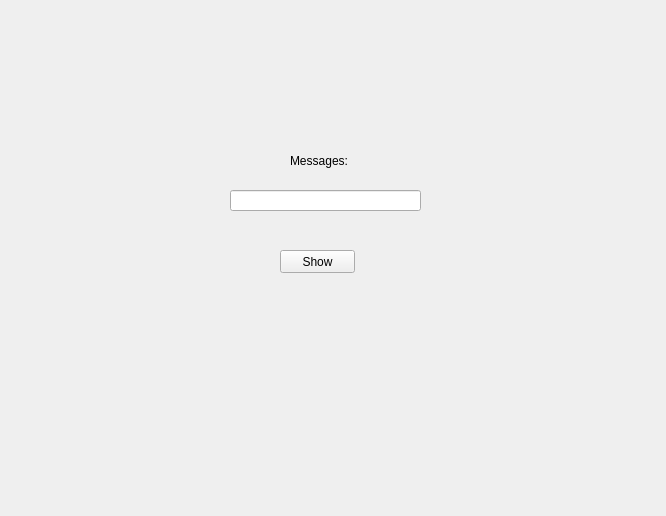
<?xml version="1.0" encoding="UTF-8"?>
<ui version="4.0">
 <class>Form</class>
 <widget class="QWidget" name="Form">
  <property name="geometry">
   <rect>
    <x>0</x>
    <y>0</y>
    <width>666</width>
    <height>516</height>
   </rect>
  </property>
  <property name="windowTitle">
   <string>Form</string>
  </property>
  <widget class="QPushButton" name="pushButton">
   <property name="geometry">
    <rect>
     <x>280</x>
     <y>250</y>
     <width>75</width>
     <height>23</height>
    </rect>
   </property>
   <property name="text">
    <string>Show</string>
   </property>
  </widget>
  <widget class="QLineEdit" name="lineEdit">
   <property name="geometry">
    <rect>
     <x>230</x>
     <y>190</y>
     <width>191</width>
     <height>21</height>
    </rect>
   </property>
  </widget>
  <widget class="QLabel" name="label">
   <property name="geometry">
    <rect>
     <x>290</x>
     <y>150</y>
     <width>81</width>
     <height>21</height>
    </rect>
   </property>
   <property name="text">
    <string>Messages:</string>
   </property>
  </widget>
 </widget>
 <resources/>
 <connections/>
</ui>
